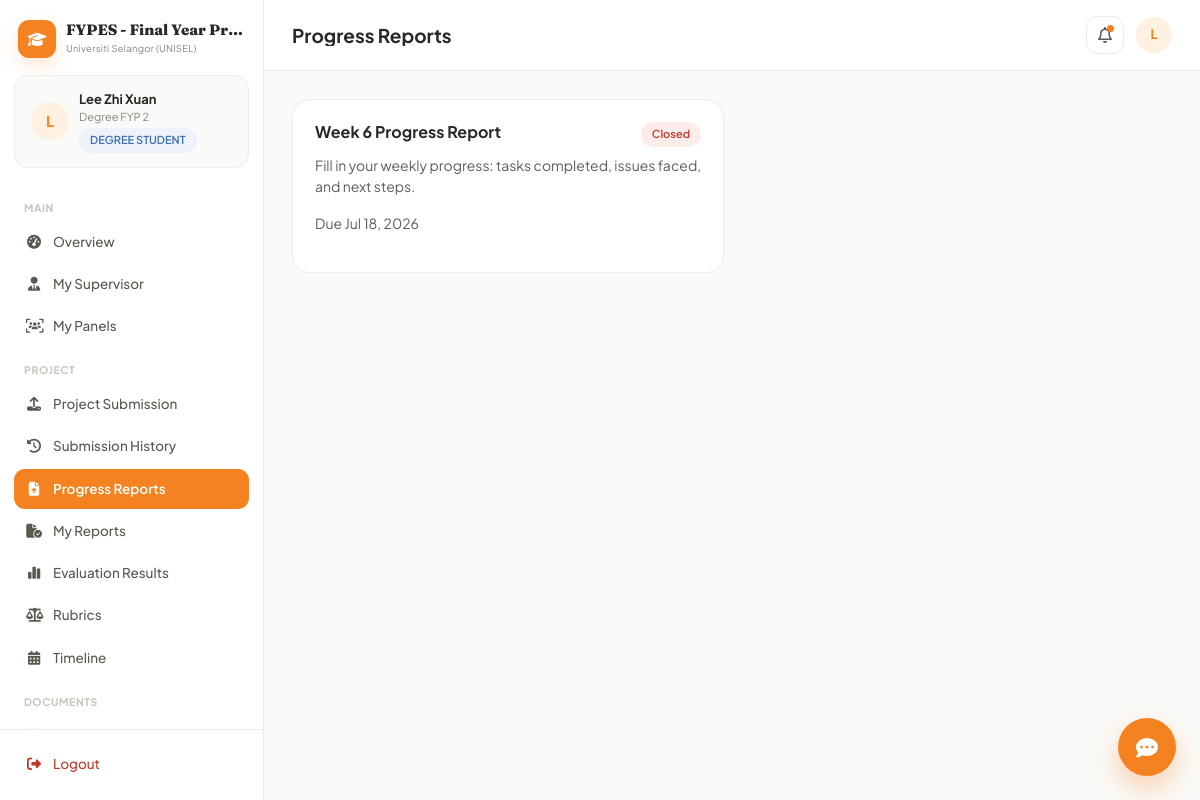
The page /dashboard/student/index.php?view=progress-reports (signed in) on the database its author committed.
### tables this page shows
CREATE TABLE `students` (
  `id` int(11) NOT NULL AUTO_INCREMENT,
  `user_id` int(11) NOT NULL,
  `matric_number` varchar(30) NOT NULL,
  `level` enum('diploma','degree') NOT NULL,
  `programme` varchar(150) DEFAULT NULL,
  `faculty` varchar(150) DEFAULT NULL,
  `programme_type` enum('diploma_fyp1','diploma_fyp2','degree_fyp1','degree_fyp2') NOT NULL,
  `project_title` varchar(255) DEFAULT NULL,
  `supervisor_id` int(11) DEFAULT NULL,
  `assessor_id` int(11) DEFAULT NULL,
  `presentation_date` datetime DEFAULT NULL,
  `age` int(11) DEFAULT NULL,
  `gender` enum('male','female','other') DEFAULT NULL,
  PRIMARY KEY (`id`),
  UNIQUE KEY `matric_number` (`matric_number`),
  KEY `user_id` (`user_id`),
  KEY `supervisor_id` (`supervisor_id`),
  KEY `fk_students_assessor` (`assessor_id`),
  CONSTRAINT `fk_students_assessor` FOREIGN KEY (`assessor_id`) REFERENCES `lecturers` (`id`) ON DELETE SET NULL,
  CONSTRAINT `students_ibfk_1` FOREIGN KEY (`user_id`) REFERENCES `users` (`id`) ON DELETE CASCADE
);

CREATE TABLE `progress_forms` (
  `id` int(11) NOT NULL AUTO_INCREMENT,
  `programme_type` enum('diploma_fyp1','diploma_fyp2','degree_fyp1','degree_fyp2') NOT NULL,
  `title` varchar(200) NOT NULL,
  `description` text DEFAULT NULL,
  `file_path` varchar(255) DEFAULT NULL,
  `week_number` int(11) DEFAULT NULL,
  `deadline` date DEFAULT NULL,
  `created_by` int(11) DEFAULT NULL,
  `created_at` datetime NOT NULL DEFAULT current_timestamp(),
  PRIMARY KEY (`id`)
);

### includes/functions.php (called while the page is built, shortened)
<?php
function safeRun(PDO $pdo, string $sql, array $params = []) {
    try {
        $stmt = $pdo->prepare($sql);
        $stmt->execute($params);
        return $stmt;
    } catch (PDOException $e) {
        error_log('FYPES SQL error: ' . $e->getMessage() . ' | SQL: ' . $sql);
        throw $e;
    }
}
function e(?string $str): string {
    return htmlspecialchars($str ?? '', ENT_QUOTES, 'UTF-8');
}
function programmeTypeLabel(string $pt): string {
    return [
        'diploma_fyp1' => 'Diploma FYP 1',
        'diploma_fyp2' => 'Diploma FYP 2',
        'degree_fyp1' => 'Degree FYP 1',
        'degree_fyp2' => 'Degree FYP 2',
    ][$pt] ?? $pt;
}
function getSetting(PDO $pdo, string $key, ?string $default = null): ?string {
    static $cache = [];
    $stmt = safeRun($pdo, 'SELECT setting_value FROM system_settings WHERE setting_key=?', [$key]);
    $row = $stmt ? $stmt->fetch() : null;
    return $cache[$key] = ($row['setting_value'] ?? $default);
}
function studentAccessBlocked(PDO $pdo, ?string $onDate = null): bool {
    $start = trim((string)getSetting($pdo, 'student_access_block_start', ''));
    $end = trim((string)getSetting($pdo, 'student_access_block_end', ''));
    if ($start === '' || $end === '') return false;
    $date = $onDate ?: date('Y-m-d');
    return $date >= $start && $date <= $end;
}
function studentSemesterId(PDO $pdo, int $studentId): ?int {
    $stmt = safeRun($pdo, 'SELECT semester_id FROM students WHERE id=?', [$studentId]);
    $row = $stmt ? $stmt->fetch() : null;
    if ($row && $row['semester_id'] !== null) return (int)$row['semester_id'];
    $history=safeRun($pdo,"SELECT h.semester_id FROM student_stage_history h JOIN semesters se ON se.id=h.semester_id WHERE h.student_id=? ORDER BY (h.status IN ('planned','active')) DESC,se.start_date DESC,h.id DESC LIMIT 1",[$studentId])->fetch();
    return $history ? (int)$history['semester_id'] : currentSemesterId($pdo);
}

### includes/auth.php (called while the page is built, shortened)
<?php
function isLoggedIn(): bool {
    return isset($_SESSION['user_id']);
}
function currentUser(): ?array {
    return [
        'id' => $_SESSION['user_id'],
        'role' => $_SESSION['role'],
        'name' => $_SESSION['name'],
        'email' => $_SESSION['email'],
        'photo' => $_SESSION['photo'] ?? null,
        'lecturer_id' => $_SESSION['lecturer_id'] ?? null,
        'student_id' => $_SESSION['student_id'] ?? null,
    ];
}
function requireRole(string $role): void {
    if ($role === 'student') {
        global $pdo;
        if (isset($pdo) && studentAccessBlocked($pdo)) {
            $_SESSION = [];
            if (ini_get('session.use_cookies')) {
                $params=session_get_cookie_params();
                setcookie(session_name(),'',time()-42000,$params['path'],$params['domain'],$params['secure'],$params['httponly']);
            }
            session_destroy();
            redirect(BASE_URL . '/auth/login.php?error=student_access_blocked');
        }
    }
}
function unreadNotificationCount(PDO $pdo): int {
    $stmt = safeRun($pdo, "SELECT COUNT(*) c FROM notifications WHERE user_id = ? AND is_read = 0", [$_SESSION['user_id']]);
    $row = $stmt ? $stmt->fetch() : ['c' => 0];
    return (int) $row['c'];
}

### dashboard/student/views/progress-reports.php (the view, shortened to what this page needs)
<?php
$forms=safeRun($pdo,'SELECT * FROM progress_forms WHERE programme_type=? AND (semester_id IS NULL OR semester_id=?) ORDER BY week_number,created_at',[$pt,$currentSemesterId])->fetchAll();
$mySubs=safeRun($pdo,'SELECT * FROM progress_submissions WHERE student_id=?',[$studentId])->fetchAll();$subByForm=array_column($mySubs,null,'progress_form_id');$error=$_GET['error']??null;
?>
<div class="row g-3"><?php foreach($forms as $f):$mySub=$subByForm[$f['id']]??null;$closed=$f['deadline']&&date('Y-m-d')>$f['deadline']; ?><div class="col-md-6"><div class="card-fy h-100"><div class="d-flex justify-content-between align-items-start mb-2"><h6 class="fw-bold mb-0"><?= e($f['title']) ?></h6><span class="badge-fy badge-<?= $mySub?'success':($closed?'danger':'warning') ?>"><?= $mySub?'Submitted':($closed?'Closed':'Pending') ?></span></div><p class="small text-muted"><?= e($f['description']) ?></p><?php if($f['deadline']): ?><p class="small text-muted">Due <?= date('M j, Y',strtotime($f['deadline'])) ?></p><?php endif; ?><?php if($f['file_path']): ?><a target="_blank" class="small d-inline-block mb-2" href="<?= secureFileUrl((int)$f['id'],'progress_form') ?>">Download form template</a><?php endif; ?>
</div></div><?php endforeach; ?><?php if(empty($forms)): ?><div class="col-12"><div class="card-fy text-center py-5 text-muted">No progress forms issued.</div></div><?php endif; ?></div>

### includes/dash_head.php (shortened to what this page needs)
<?php
$chatbotEnabled = getSetting($pdo, 'chatbot_enabled', '1') === '1';
$systemName = getSetting($pdo, 'system_name', APP_NAME) ?: APP_NAME;
$institutionName = getSetting($pdo, 'institution_name', APP_INSTITUTION) ?: APP_INSTITUTION;
$darkMode = getSetting($pdo, 'dark_mode', '0') === '1';
$unreadCount = unreadNotificationCount($pdo);
$notifStmt = safeRun($pdo, "SELECT * FROM notifications WHERE user_id = ? ORDER BY created_at DESC LIMIT 8", [$user['id']]);
$recentNotifs = $notifStmt ? $notifStmt->fetchAll() : [];
?>
<!DOCTYPE html>
<html lang="en">
<head>
<link href="https://cdn.jsdelivr.net/npm/bootstrap@5.3.3/dist/css/bootstrap.min.css" rel="stylesheet">
<link href="https://cdnjs.cloudflare.com/ajax/libs/font-awesome/6.5.1/css/all.min.css" rel="stylesheet">
<link rel="stylesheet" href="<?= BASE_URL ?>/assets/css/style.css">
</head>
<body class="dash-body <?= $darkMode ? 'dark-mode' : '' ?>">
<div class="dash-shell">
  <aside class="dash-sidebar" id="dashSidebar">
    <div class="sidebar-brand" title="<?= e($systemName) ?> — <?= e($institutionName) ?>">
      <div class="brand-icon" style="background:var(--theme)"><i class="fa-solid fa-graduation-cap"></i></div>
      <div class="brand-copy">
        <div class="brand-name" title="<?= e($systemName) ?>"><?= e($systemName) ?></div>
        <div class="brand-sub" title="<?= e($institutionName) ?>"><?= e($institutionName) ?></div>
      </div>
    </div>
    <div class="sidebar-user">
      <div class="user-avatar" style="background:var(--theme-soft);color:var(--theme)">
        <?= strtoupper(substr($user['name'],0,1)) ?>
      </div>
      <div class="user-meta">
        <div class="user-name"><?= e($user['name']) ?></div>
        <div class="user-role"><?= e($roleLabelText) ?></div>
        <?php if (isset($levelBadge)): ?><span class="badge-fy badge-info mt-1" style="display:inline-block;"><?= e($levelBadge) ?></span><?php endif; ?>
      </div>
    </div>
    <nav class="sidebar-nav">
      <?php foreach ($navGroups as $group): ?>
        <?php if (!empty($group['label'])): ?><div class="nav-group-label"><?= e($group['label']) ?></div><?php endif; ?>
        <?php foreach ($group['items'] as $item): ?>
          <a href="?view=<?= e($item['view']) ?>" class="nav-item <?= $activeView === $item['view'] ? 'active' : '' ?>">
            <i class="fa-solid fa-<?= e($item['icon']) ?>"></i>
            <span><?= e($item['label']) ?></span>
          </a>
        <?php endforeach; ?>
      <?php endforeach; ?>
    </nav>
    <div class="sidebar-footer">
      <a href="<?= BASE_URL ?>/auth/logout.php" class="nav-item logout-item">
        <i class="fa-solid fa-right-from-bracket"></i><span>Logout</span>
      </a>
    </div>
  </aside>
  <div class="dash-main">
    <header class="dash-topbar">
      <h1 class="topbar-title"><?= e($pageTitle) ?></h1>
      <div class="topbar-actions">
        <div class="dropdown">
          <button class="icon-btn" data-bs-toggle="dropdown"><i class="fa-regular fa-bell"></i><?php if ($unreadCount>0): ?><span class="notif-dot"></span><?php endif; ?></button>
        </div>
        <div class="user-avatar-sm" style="background:var(--theme-soft);color:var(--theme)"><?= strtoupper(substr($user['name'],0,1)) ?></div>
      </div>
    </header>
    <main class="dash-content">

### assets/css/style.css (style rules this page uses)
:root { --unisel-orange: #F58220; --unisel-orange-dark: #DD7314; --unisel-orange-soft: #FFF1E2; --ink: #2A2724; --text-muted: #8A857C; --bg-soft: #FAFAF8; --border-soft: #EEECE7; }
* { box-sizing:border-box; }
html { min-width:0; }
body.dash-body { font-family:'Plus Jakarta Sans',sans-serif; background:#FAFAF8; margin:0; color:var(--ink); overflow-x:hidden; }
a { text-decoration:none; }
.dash-shell { display:flex; min-height:100vh; }
.dash-sidebar { width:264px; background:#fff; color:var(--ink); flex-shrink:0; display:flex; flex-direction:column; position:sticky; top:0; height:100vh; border-right:1px solid var(--border-soft); transition:.25s; }
.sidebar-brand { display:flex; align-items:center; gap:10px; padding:20px 18px 17px; min-width:0; }
.brand-icon { width:38px;height:38px;border-radius:11px;display:flex;align-items:center;justify-content:center;color:#fff;font-size:15px;background:var(--unisel-orange);flex:0 0 auto;box-shadow:0 8px 18px rgba(245,130,32,.18); }
.brand-copy { min-width:0;flex:1 }
.brand-name { font-family:'Fraunces',serif;font-weight:800;font-size:19px;line-height:1;color:var(--ink);white-space:nowrap }
.brand-sub { font-size:9.5px;color:var(--text-muted);letter-spacing:.25px;margin-top:4px;white-space:nowrap;overflow:hidden;text-overflow:ellipsis }
.sidebar-user { display:flex; align-items:center; gap:10px; padding:14px 16px; margin:0 14px 10px; background:var(--bg-soft); border-radius:14px; border:1px solid var(--border-soft); }
.user-avatar { width:38px;height:38px;border-radius:50%;display:flex;align-items:center;justify-content:center;font-weight:700;font-size:15px; }
.user-meta { min-width:0;flex:1 }
.user-name { font-size:13px;font-weight:700;color:var(--ink);white-space:nowrap;overflow:hidden;text-overflow:ellipsis }
.user-role { font-size:11px;color:var(--text-muted);line-height:1.35;overflow-wrap:anywhere }
.sidebar-nav { flex:1; overflow-y:auto; padding:6px 14px; }
.nav-group-label { font-size:10.5px; text-transform:uppercase; letter-spacing:.6px; color:#C7C3BB; margin:16px 10px 6px; font-weight:700; }
.nav-item { display:flex; align-items:center; gap:11px; padding:10px 12px; border-radius:11px; color:#5C5850; font-size:13.5px; font-weight:500; margin-bottom:2px; transition:.15s; }
.nav-item i { width:16px; text-align:center; font-size:14px; }
.nav-item.active { background:var(--unisel-orange); color:#fff; font-weight:600; }
.sidebar-footer { padding:14px; border-top:1px solid var(--border-soft); }
.logout-item { color:#C0392B; }
.dash-main { flex:1;min-width:0;display:flex;flex-direction:column;overflow-x:hidden }
.dash-topbar { display:flex; align-items:center; gap:14px; padding:16px 28px; background:#fff; border-bottom:1px solid var(--border-soft); position:sticky; top:0; z-index:20; }
.topbar-title { font-size:19px;font-weight:700;color:var(--ink);margin:0;min-width:0;overflow:hidden;text-overflow:ellipsis;white-space:nowrap }
.topbar-actions { margin-left:auto; display:flex; align-items:center; gap:12px; }
.icon-btn { width:38px;height:38px;border-radius:11px;border:1px solid var(--border-soft);background:#fff;color:#5C5850;position:relative; }
.notif-dot { position:absolute; top:8px; right:9px; width:7px;height:7px;border-radius:50%;background:var(--unisel-orange); }
.user-avatar-sm { width:36px;height:36px;border-radius:50%;display:flex;align-items:center;justify-content:center;font-weight:700;font-size:13px; }
.dash-content { padding:28px;max-width:1400px;width:100%;margin:0 auto;min-width:0 }
.card-fy { background:#fff;border-radius:18px;border:1px solid var(--border-soft);padding:22px;min-width:0;overflow-wrap:anywhere }
.badge-fy { font-size:11px; padding:4px 11px; border-radius:100px; font-weight:600; }
.badge-info { background:#EEF3FA; color:#3E6FB0; }
.badge-danger { background:#FDECEA; color:#C0392B; }
.sidebar-brand .brand-copy { min-width:0 }
.sidebar-brand .brand-name { max-width:180px;white-space:nowrap;overflow:hidden;text-overflow:ellipsis;font-size:15px }
.sidebar-brand .brand-sub { max-width:180px;white-space:nowrap;overflow:hidden;text-overflow:ellipsis }

### rows shown on the page
students: programme_type "Degree FYP 2", level "DEGREE STUDENT"
progress_forms: title "Week 6 Progress Report", shows "Closed", description "Fill in your weekly progress: tasks completed, issues faced, and next steps.", deadline "Jul 18, 2026"

### other values the page prints
$systemName "FYPES - Final Year Pr…"
$institutionName "Universiti Selangor (UNISEL)"
substr($user['name'],0,1) "L"
$user['name'] "Lee Zhi Xuan"
$group['label'] "MAIN"
$item['label'] "Overview"
$item['label'] "My Supervisor"
$item['label'] "My Panels"
$group['label'] "PROJECT"
$item['label'] "Project Submission"
$item['label'] "Submission History"
$item['label'] "Progress Reports"
$item['label'] "My Reports"
$item['label'] "Evaluation Results"
$item['label'] "Rubrics"
